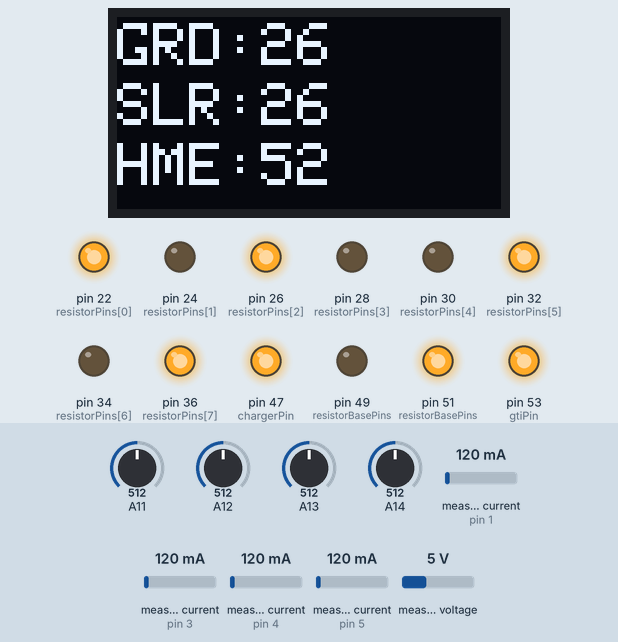
The sketch below on a simulated Arduino Mega 2560, built with avr-gcc and run on an emulated ATmega2560. Shown: 128×64 one-colour display, output pins drawn as LEDs (lit = HIGH). The inputs (shaded band) are chosen by the test bench; at power-on: A12 = 512, A13 = 512, A14 = 512, measured current (sensors on pin 1, pin 3, pin 4, pin 5) 120 mA, A11 = 512, measured voltage 5 V. WiFi joins after 1.5 s; servers stay silent unless stated; the display library's start-up logo is not drawn; what the sketch prints to the serial monitor is not drawn.

Above: at 3.5 s.
3.6 s: A12 set to 716
At 5.5 s:
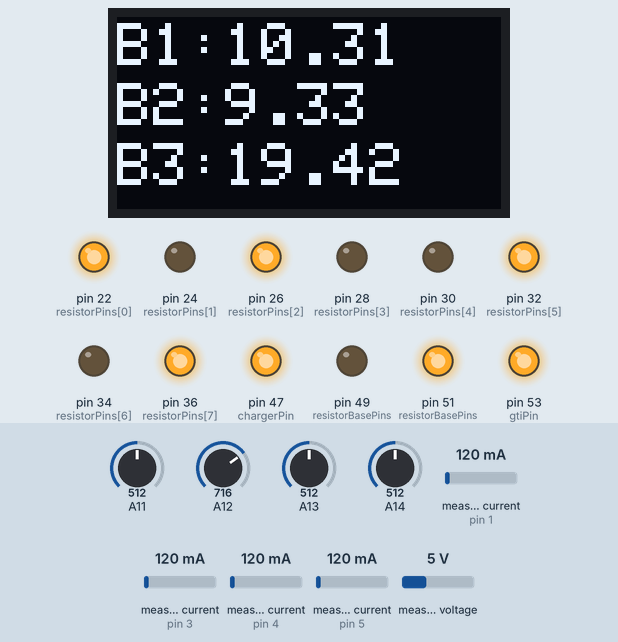
5.9 s: A13 set to 10
At 7.5 s:
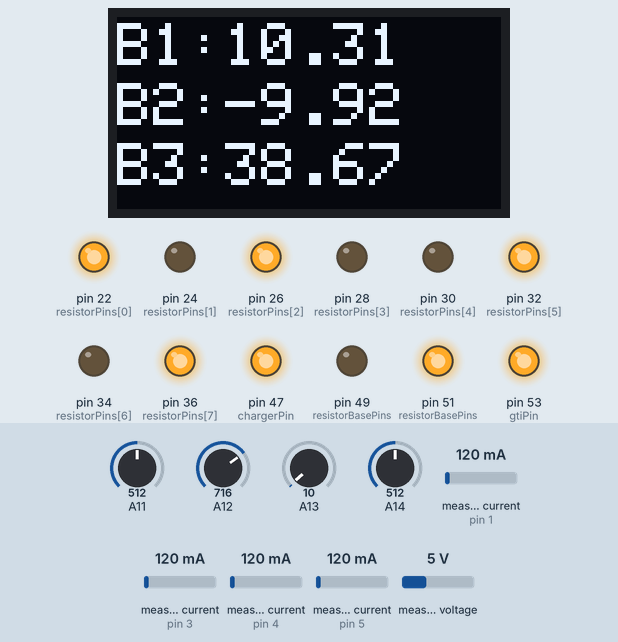
8.3 s: A13 set to 7
At 9.5 s:
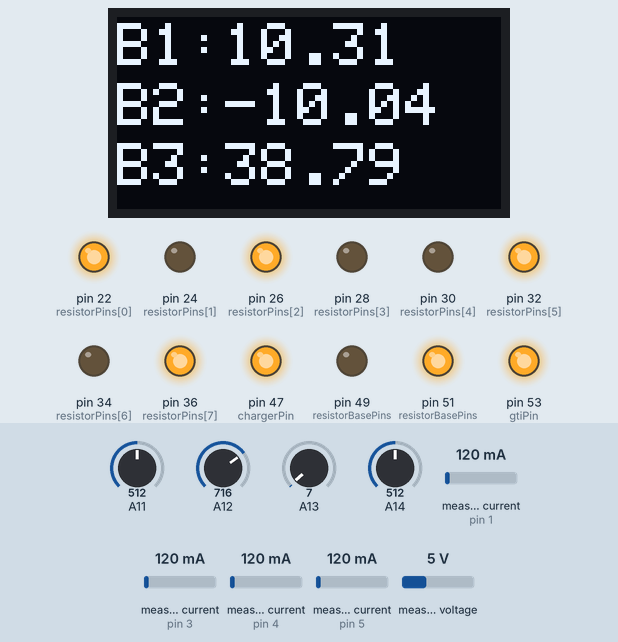
10.6 s: A14 set to 716
At 12.7 s:
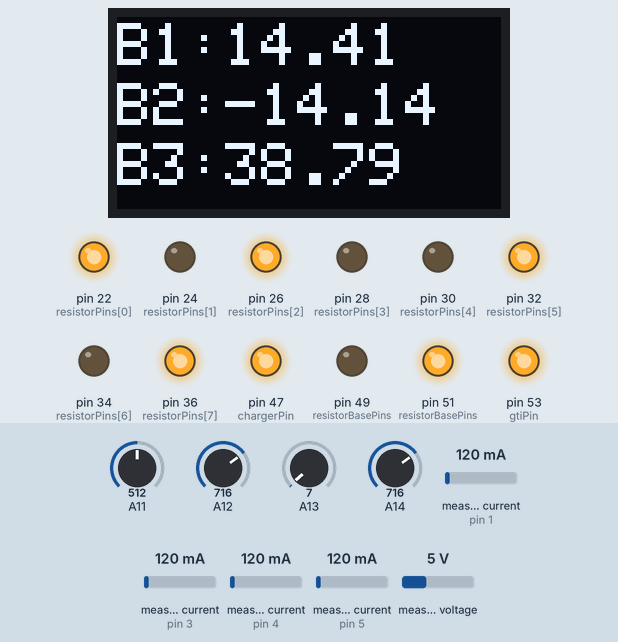
13.0 s: measured current (sensor on pin 1) set to 40 mA
At 15.9 s:
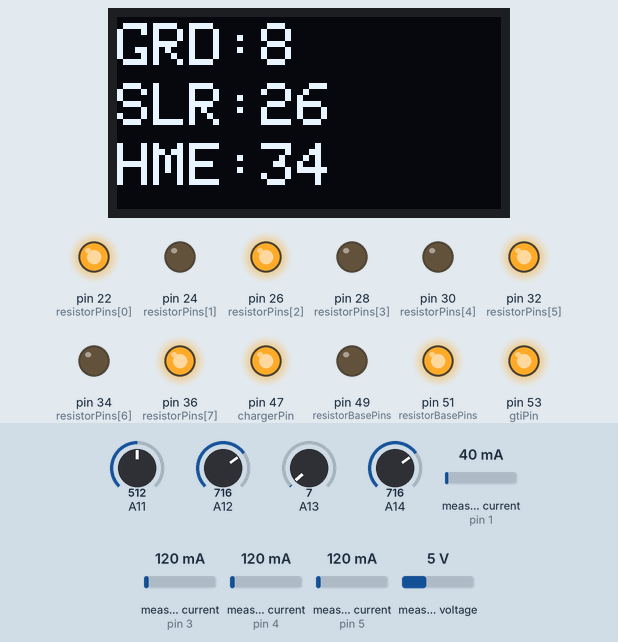
16.2 s: A12 set to 770
At 17.8 s:
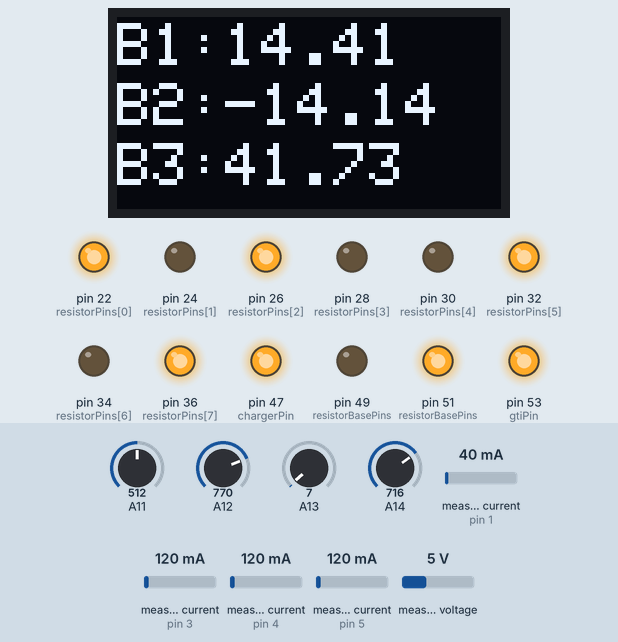
Timing chart, 0 to 19.3 s (numbered marks = the images above; inputs shaded):
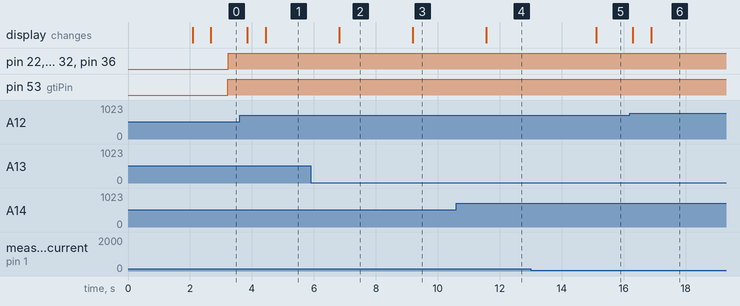

The sketch:

50psVandClithium.ino
```cpp
/*
Home energy monitor
To upload with ethernet shield attached we need to reset the power, click upload, then power on 0.5 seconds later

*/

#include <SPI.h>
#include <Ethernet.h>
#include "EmonLib.h"             // Include Emon Library
#include <SPI.h>
#include <Wire.h>
#include <Adafruit_GFX.h>
#include <Adafruit_SSD1306.h>

#define SCREEN_WIDTH 128 // OLED display width, in pixels
#define SCREEN_HEIGHT 64 // OLED display height, in pixels

// Declaration for an SSD1306 display connected to I2C (SDA, SCL pins)
#define OLED_RESET     -1 // Reset pin # (or -1 if sharing Arduino reset pin)
Adafruit_SSD1306 display(SCREEN_WIDTH, SCREEN_HEIGHT, &Wire, OLED_RESET);

#define NUMFLAKES     10 // Number of snowflakes in the animation example

#define LOGO_HEIGHT   16
#define LOGO_WIDTH    16
static const unsigned char PROGMEM logo_bmp[] =
{ B00000000, B11000000,
  B00000001, B11000000,
  B00000001, B11000000,
  B00000011, B11100000,
  B11110011, B11100000,
  B11111110, B11111000,
  B01111110, B11111111,
  B00110011, B10011111,
  B00011111, B11111100,
  B00001101, B01110000,
  B00011011, B10100000,
  B00111111, B11100000,
  B00111111, B11110000,
  B01111100, B11110000,
  B01110000, B01110000,
  B00000000, B00110000
};

// Enter a MAC address and IP address for your controller below.
// The IP address will be dependent on your local network:
byte mac[] = {
  0xDE, 0xAD, 0xBE, 0xEF, 0xFE, 0xED
};
IPAddress ip(192, 168, 1, 177);

// Initialize the Ethernet server library
// with the IP address and port you want to use
// (port 80 is default for HTTP):
EthernetServer server(80);
EnergyMonitor grid;             // Gridmon
EnergyMonitor solar;            // Solarmon
EnergyMonitor gti;            // Solarmon
EnergyMonitor charger;            // Solarmon


  // listen for incoming clients

int appHomePower;

int realsolarp;
int realHomePower;
float solarIRMS;
float solarVRMS;
float solarPFactor;
int appsolarp;

int realgridp;
int appgridp;
float gridVRMS;
float gridIRMS;
float gridPFactor;

int realchargerp;
int appchargerp;
float chargerVRMS;
float chargerIRMS;
float chargerPFactor;

int realgtip;
int appgtip;
float gtiVRMS;
float gtiIRMS;
float gtiPFactor;

int INITIAL=0;
int TUNING=1;
int NIGHT=2;
int STATE=INITIAL;

int displayCounter=0;
boolean batteriesHaveCharge=false;
boolean beenCharging=false;
int chargerVoltage=100;
int chargeUpperThreshold=-50;
int chargeLowerThreshold=chargeUpperThreshold-150;

int chargerMaxPower=760;
int chargerPin=47;
int gtiPin=53;

float b1volts;
float b2volts;
float b3volts;
float b4volts;
float btotalvolts;

float bmaxvolts=42.0;

int minChargerVolts=100; //if 3 batteries
const byte numResistorPins = 8;
byte resistorPins[] = {22, 24, 26, 28, 30, 32, 34, 36};
byte resistorBasePins[] = {49,51};

//22-34 = resistor pins, 36 is Charger power relay

float readApin(int pin)
{
  int samples=10;
  delay(10);
  float retval=0.0;
  for(int i = 0; i < samples; i++)
  {
      retval = retval + (analogRead(pin) * 0.0049);  // read the input pin
      delay(5);
  }
  return retval / samples;
}

void setBaseR(int i)
{
  // 0 is 31.7K , 1 is 41.7K , 2 is 68K , 3 is 78K
      Serial.println("Setting base R to " + String(i));
  if(i == 0){
    digitalWrite(49, HIGH);digitalWrite(51, HIGH);
  }
  if(i == 1){
    digitalWrite(49, LOW);digitalWrite(51, HIGH);
  }
  if(i == 2){
    digitalWrite(49, HIGH);digitalWrite(51, LOW);
  }
  if(i == 3){
    digitalWrite(49, LOW);digitalWrite(51, LOW);
  }
}

void readBatteryVoltages()
{
    Serial.println("");
  float v1 = readApin(14);  // read the input pin
  //Serial.println("v1= " + String (v1,2));
  b1volts = v1 * 4.108;
  float v2 = readApin(13);  // read the input pin
  //Serial.println("v2= " + String (v2,2));
  b2volts = (v2 * 7.82496) - b1volts;
  float v3 = readApin(12);  // read the input pin
  //Serial.println("v3= " + String (v3,2));
  b3volts = (v3 * 11.132) - b2volts -b1volts;
  float v4 = readApin(11);  // read the input pin
  //Serial.println("v4= " + String (v4,2));
  b4volts = (v4 * 16) - b3volts -b2volts -b1volts;
  if(b4volts  <38 || b4volts > 60)
  {
    b4volts=0.0; // it's floating
  }
  btotalvolts= b1volts+b2volts+b3volts+b4volts;

}


void setChargerVoltage(int i)
{
    for (byte b=0; b<numResistorPins; b++)
    {
      byte state = bitRead(255-i, b);
      digitalWrite(resistorPins[b], state);
    }
}

void switchChargerOn()
{
      digitalWrite(chargerPin, LOW);
}

void switchGTIOn()
{
      digitalWrite(gtiPin, LOW);
}

void switchChargerOff()
{
      digitalWrite(chargerPin, HIGH);
}

void switchGTIOff()
{
      digitalWrite(gtiPin, HIGH);
}

void processCommand(String command)
{
 // Serial.print("command="+command);
}
void displayPowerStats()
{
  display.clearDisplay();
  display.setTextSize(2);
  display.setTextColor(WHITE);
  display.setCursor(0, 2);
  // Display static text
  display.println("GRD:" + String(realgridp));
  display.setCursor(0, 22);
  display.println("SLR:" + String(realsolarp));
  display.setCursor(0, 42);

  display.println("HME:" + String(realHomePower));
  display.display();
}

void displayBatteryVolts()
{
  display.clearDisplay();
  display.setTextSize(2);
  display.setTextColor(WHITE);
  display.setCursor(0, 2);
  // Display static text
  display.println("B1:" + String(b1volts));
  display.setCursor(0, 22);
  display.println("B2:" + String(b2volts));
  display.setCursor(0, 42);
  display.println("B3:" + String(b3volts));
  display.display();
}

void setup() {
  // You can use Ethernet.init(pin) to configure the CS pin
 for(byte i = 0; i < 15; i=i+2)
 {
   pinMode(i+22,OUTPUT);
 }
 for(byte i = 0; i < 7; i=i+2)
 {
   pinMode(i+47,OUTPUT);
 }

 switchGTIOn();
 switchChargerOff();


  // Open serial communications and wait for port to open:
  Serial.begin(9600);
  while (!Serial) {
    ; // wait for serial port to connect. Needed for native USB port only
  }

  // start the Ethernet connection and the server:
  Ethernet.begin(mac, ip);

  // Check for Ethernet hardware present
  if (Ethernet.hardwareStatus() == EthernetNoHardware) {
    Serial.println("Ethernet shield was not found.  Sorry, can't run without hardware. :(");
    while (true) {
      delay(1); // do nothing, no point running without Ethernet hardware
    }
  }
  if (Ethernet.linkStatus() == LinkOFF) {
    Serial.println("Ethernet cable is not connected.");
  }

  // start the server
  server.begin();
  Serial.print("server is at ");
  Serial.println(Ethernet.localIP());

  grid.voltage(2, 155.16, 2.40);  // Voltage: input pin, calibration, phase_shift
  grid.current(1, 50);

  solar.voltage(2, 155.16, 2.40);  // Voltage: input pin, calibration, phase_shift
  solar.current(3, 50);

  gti.voltage(2, 155.16, 2.40);  // Voltage: input pin, calibration, phase_shift
  gti.current(5, 50);

  charger.voltage(2, 155.16, 2.40);  // Voltage: input pin, calibration, phase_shift
  charger.current(4, 50);

  //*********init DISPLAY
  // SSD1306_SWITCHCAPVCC = generate display voltage from 3.3V internally
  if (!display.begin(SSD1306_SWITCHCAPVCC, 0x3C)) { // Address 0x3D for 128x64
    Serial.println(F("SSD1306 allocation failed"));
    for (;;); // Don't proceed, loop forever
  }
  display.display();
  delay(2000); // Pause for 2 seconds

  // Clear the buffer
  display.clearDisplay();

  // Draw a single pixel in white
  display.drawPixel(10, 10, SSD1306_WHITE);

  // Show the display buffer on the screen. You MUST call display() after
  // drawing commands to make them visible on screen!
  display.display();

   readBatteryVoltages();
  if(b4volts > 6)
  {
    setBaseR(2);
    minChargerVolts=0;
  }
  else
  {
    setBaseR(1);
    minChargerVolts=90;
  }
  chargerVoltage=minChargerVolts;
}


int getRampDown()
{
  int diff = chargerVoltage - minChargerVolts;
  int rampdown= diff/10;
  if(rampdown<1)
  {
    rampdown=1;
  }
  return rampdown;
}

int getRampUp()
{
  int diff = 130-(chargerVoltage - minChargerVolts);
  int ramp= diff/10;
  if(ramp <1)
  {
    ramp=1;
  }
  return ramp;
}
boolean inStableCondition()
{
  boolean retval=false;
  retval = (realgridp < chargeUpperThreshold && realgridp > chargeLowerThreshold);
  retval = (retval || ( btotalvolts < bmaxvolts && btotalvolts >  (bmaxvolts-0.5)));
  retval = retval && (realchargerp < chargerMaxPower );
  retval = retval && (btotalvolts < bmaxvolts);
  retval = retval && (realgridp < chargeUpperThreshold);
  return retval;
}

boolean mustRampDown()
{
  boolean retval=false;
  retval = (realgridp > chargeUpperThreshold);
  retval = retval || (btotalvolts > bmaxvolts);
  retval = retval || (realchargerp > chargerMaxPower );
  retval = retval || (realgtip > 200);
  return retval;
}

void checkBatteriesHaveCharge()
{
  int b4check=15;
    if(b4volts > 6)
    {
      b4check=b4volts;
    }
    if(b1volts <10.9 || b2volts < 10.9 || b3volts < 10.9 || b4check < 10.9)
    {
       batteriesHaveCharge= false;
    }
    else
    {
      batteriesHaveCharge = true;
    }

}
void loop() {
  // listen for incoming clients


  grid.calcVI(10, 1000);        // Calculate all. No.of half wavelengths (crossings), time-out
  realgridp = (int)grid.realPower;
  appgridp = (int)grid.apparentPower;
  gridVRMS = grid.Vrms;
  gridIRMS = grid.Irms;
  gridPFactor = grid.powerFactor;


  solar.calcVI(10, 1000); // Calculate all. No.of half wavelengths (crossings), time-out
  realsolarp = (int)solar.realPower;
  appsolarp = (int)solar.apparentPower;
  solarVRMS = solar.Vrms;
  solarIRMS = solar.Irms;
  solarPFactor = solar.powerFactor;

  //May be able to use DC current sensors directly for these
  charger.calcVI(5, 1000);        // Calculate all. No.of half wavelengths (crossings), time-out
  realchargerp = (int)charger.realPower;
  appchargerp = (int)charger.apparentPower;
  chargerVRMS = charger.Vrms;
  chargerIRMS = charger.Irms;
  chargerPFactor = charger.powerFactor;

  gti.calcVI(5, 1000);        // Calculate all. No.of half wavelengths (crossings), time-out
  realgtip = (int)gti.realPower;
  appgtip = (int)gti.apparentPower;
  gtiVRMS = gti.Vrms;
  gtiIRMS = gti.Irms;
  gtiPFactor = gti.powerFactor;

  realHomePower = realsolarp + realgridp + realgtip -realchargerp;
  appHomePower = appsolarp + appgridp + appgtip - appchargerp;

  Serial.println(" chargerp=" + String(realchargerp) + "  gtip=" + String(realgtip) + "   solar:"+String(realsolarp)+"  gridp="+String(realgridp)  );


//******************CONTROL LOOP
//******************CONTROL LOOP
//******************CONTROL LOOP

/*Lithium requires different charger states.
(1) 0.1C constant current
(2) 0.5C constant current
(3) constant voltage (4.2 * 14s) = 58.8V

Resistors in pot divider for battery V will need to change for 44 -> 58.8 V
if boost converter experiments fail , Possible new circuit using LM338/LM317 adjusttable voltage regulators.
New circuit will allow more current , hence more power.*/


if(STATE == TUNING)
{

  if(inStableCondition())
  {
    // do nowt
    Serial.println("power stable");
   // switchChargerOn(); // will aready be  on, unless we've just dropped into the -50 -> -200 range.
  }
  else
  {
    if(!mustRampDown())
    {
      Serial.println("Ramping up");
      //switchGTIOff();
      switchChargerOn();
      chargerVoltage=chargerVoltage+getRampUp();
      batteriesHaveCharge=true;
      beenCharging=true;
    }
    else //  must rampDown
    {
       Serial.println("Ramping DOWN");
       chargerVoltage=chargerVoltage-getRampDown();
       checkBatteriesHaveCharge();
    }
  }


  if(!batteriesHaveCharge)  // if nightTime or batteries in danger switch GTI off
  {
      switchGTIOff();
  }


  if(chargerVoltage < minChargerVolts) // 100 @ 36V // happens every cycle
  {
    switchChargerOff();

    if(batteriesHaveCharge && beenCharging) // only happens after charging
    {
       Serial.println("Switching GTI on");
       switchGTIOn();
       beenCharging=false;
    }
    else if (!batteriesHaveCharge)
    {
       switchGTIOff();
    }
    chargerVoltage=minChargerVolts;
  }
  if(chargerVoltage > 255)
  {
    chargerVoltage=255;
  }
  String  chargerVoltStr = String(chargerVoltage);
  Serial.print("currentChargerV="+chargerVoltStr);
  setChargerVoltage(chargerVoltage );

}

if(STATE == INITIAL)
{
    STATE = TUNING;
}


//******************CONTROL LOOP
//******************CONTROL LOOP
//******************CONTROL LOOP

  if(displayCounter < 2)
    displayPowerStats();
  else
    displayBatteryVolts();

  //delay(500);


  EthernetClient client = server.available();
  if (client) {
   // Serial.println("new client");
    // an http request ends with a blank line
    String command="";
    boolean currentLineIsBlank = true;
    while (client.connected()) {
      if (client.available()) {
        char c = client.read();
        command += c;
        //Serial.write(c);
        // if you've gotten to the end of the line (received a newline
        // character) and the line is blank, the http request has ended,
        // so you can send a reply

        if (c == '\n' && currentLineIsBlank) {
          processCommand(command);
          // output the value of each analog input pin
          // send a power summary
          client.println(String(realgridp) + "," + String(appgridp) + "," + String(gridVRMS) + "," + String(gridIRMS) + "," + String(gridPFactor)+","+String(realsolarp) + "," + String(appsolarp) + "," + String(solarVRMS) + "," + String(solarIRMS) + "," + String(solarPFactor)+","+String(realHomePower)+","+String(appHomePower)+","+String(b1volts,2)+","+String(b2volts,2)+","+String(b3volts,2)+","+String(b4volts,2)+","+String(realchargerp)+","+String(realgtip)+",EOT");
          break;
        }
        if (c == '\n') {
          // you're starting a new line
          currentLineIsBlank = true;
        } else if (c != '\r') {
          // you've gotten a character on the current line
          currentLineIsBlank = false;
        }
      }
    }
    // give the web browser time to receive the data
    delay(1);
    // close the connection:
    client.stop();
  //  Serial.println("client disconnected");
  }
  displayCounter++;
  if (displayCounter>20) { displayCounter=0;}
  readBatteryVoltages();
}
```

Measured:
- after the input at 3.6 s, the display: first differs from a run without the input after 0.84 s (image 1)
- after the input at 5.9 s, the display: changes after 0.92 s (image 2)
- after the input at 8.3 s, the display: changes after 0.89 s (image 3)
- after the input at 10.6 s, the display: changes after 0.96 s (image 4)
- after the input at 13.0 s, the display: changes after 2.1 s (image 5)
- after the input at 16.2 s, the display: first differs from a run without the input after 0.69 s (image 6)
